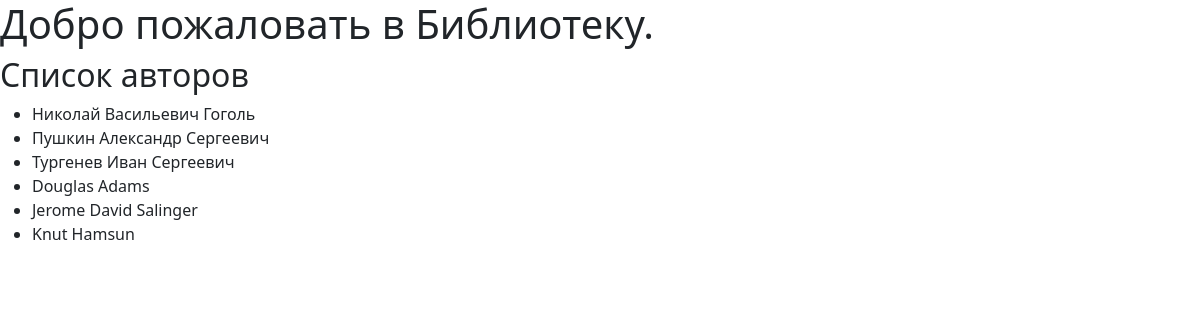
The page /library/authors/ on the database its author committed.
### library/models.py (models this page shows, shortened)
class Author(models.Model):
    full_name = models.TextField()
    birth_year = models.SmallIntegerField()
    country = models.CharField(max_length=2)

### library/views.py (the view)
# urls.py: path('authors/', AuthorList.as_view(), name='author_list'),
class AuthorList(ListView):
    model = Author
    template_name = 'authors_list.html'

### library/templates/authors_list.html
{% extends 'base.html' %}
{% block content %}
	<h2>Список авторов</h2>
			<ul>
				{% for author in object_list %}
				<li>{{ author.full_name }}</li>
				{% endfor %}
			</ul>
{% endblock %}

### rows shown on the page
Author: full_name "Николай Васильевич Гоголь"
Author: full_name "Пушкин Александр Сергеевич"
Author: full_name "Тургенев Иван Сергеевич"
Author: full_name "Douglas Adams"
Author: full_name "Jerome David Salinger"
Author: full_name "Knut Hamsun"
